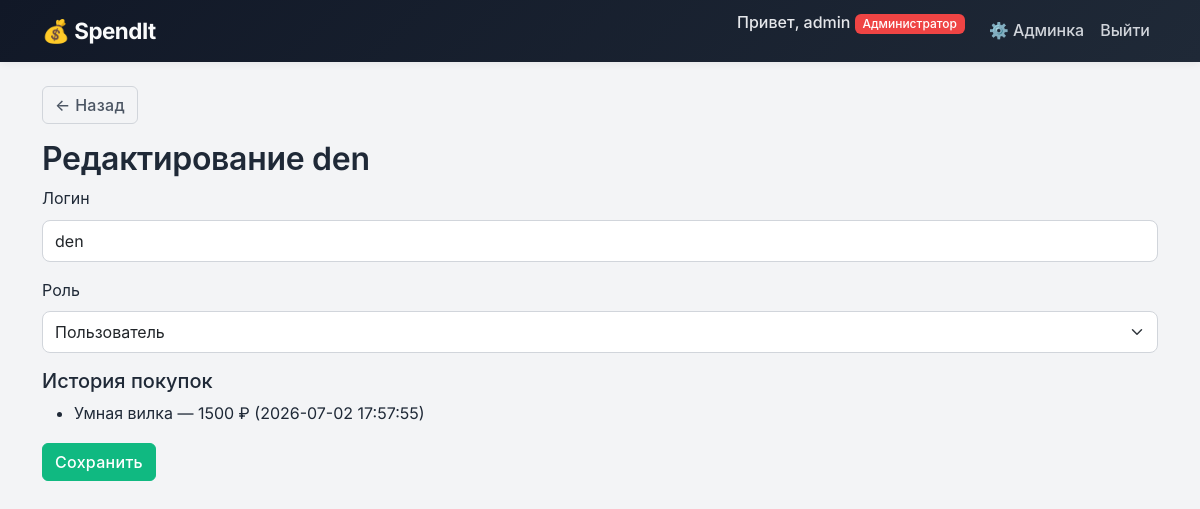
/admin/users/2/edit (signed in), run on the app's committed database.
### app.py (models this page shows)
class User(UserMixin, db.Model):
    id = db.Column(db.Integer, primary_key=True)
    username = db.Column(db.String(80), unique=True, nullable=False)
    password = db.Column(db.String(200), nullable=False)
    quiz_done = db.Column(db.Boolean, default=False)
    interests = db.Column(db.String(200), default='')
    income = db.Column(db.Integer, default=0)
    role = db.Column(db.String(20), default='user')
    purchases = db.relationship('Purchase', backref='user', lazy=True)
    complaints = db.relationship('Complaint', backref='user', lazy=True)

class Purchase(db.Model):
    id = db.Column(db.Integer, primary_key=True)
    user_id = db.Column(db.Integer, db.ForeignKey('user.id'), nullable=False)
    product_id = db.Column(db.Integer, nullable=False)
    product_name = db.Column(db.String(200))
    price = db.Column(db.Integer)
    date = db.Column(db.String(50))

### app.py (the view, shortened to what this page needs)
@app.route('/admin/users/<int:user_id>/edit', methods=['GET', 'POST'])
@login_required
def admin_edit_user(user_id):
    if current_user.role != 'admin':
        flash('Недостаточно прав.')
        return redirect(url_for('admin_users'))
    user = db.session.get(User, user_id)
    if not user:
        flash('Пользователь не найден.')
        return redirect(url_for('admin_users'))
    return render_template('admin/edit_user.html', user=user)

### app.py (called while the page is built)
@login_manager.user_loader
def load_user(user_id):
    return db.session.get(User, int(user_id))

@app.context_processor
def inject_globals():
    categories = sorted({p.category for p in Product.query.all()})
    return dict(categories=categories)

### templates/admin/edit_user.html (shortened to what this page needs)
{% extends "base.html" %}
{% block content %}
<a href="{{ url_for('admin_users') }}" class="btn btn-outline-secondary mb-3">← Назад</a>
<h2>Редактирование {{ user.username }}</h2>
<form method="post">
  <div class="mb-3">
    <label class="form-label">Логин</label>
    <input type="text" class="form-control" name="username" value="{{ user.username }}" required>
  </div>
  <div class="mb-3">
    <label class="form-label">Роль</label>
    <select class="form-select" name="role">
      <option value="user" {% if user.role == 'user' %}selected{% endif %}>Пользователь</option>
    </select>
  </div>
  <h5>История покупок</h5>
  {% if user.purchases %}
  <ul>
    {% for p in user.purchases %}
    <li>{{ p.product_name }} — {{ p.price }} ₽ ({{ p.date }})</li>
    {% endfor %}
  </ul>
  {% else %}
  <p>Покупок пока нет.</p>
  {% endif %}
  <button type="submit" class="btn btn-success">Сохранить</button>
</form>
{% endblock %}

### templates/base.html (shortened to what this page needs)
<!DOCTYPE html>
<html lang="ru">
<head>
    <link href="https://cdn.jsdelivr.net/npm/bootstrap@5.3.0/dist/css/bootstrap.min.css" rel="stylesheet">
</head>
<body>
    <nav class="navbar navbar-expand-lg navbar-dark">
        <div class="container">
            <a class="navbar-brand" href="/">💰 SpendIt</a>
            <div class="collapse navbar-collapse justify-content-end" id="navbarNav">
                <ul class="navbar-nav">
                    {% if current_user.is_authenticated %}
                        <li class="nav-item">
                            <span class="navbar-text me-3">
                                Привет, {{ current_user.username }}
                                {% if current_user.role == 'admin' %}
                                    <span class="badge bg-danger">Администратор</span>
                                {% elif current_user.role == 'subadmin' %}
                                    <span class="badge bg-warning text-dark">Суб-админ</span>
                                {% endif %}
                            </span>
                        </li>
                        {% if current_user.role in ('admin', 'subadmin') %}
                        <li class="nav-item">
                            <a class="nav-link" href="{{ url_for('admin_panel') }}">⚙️ Админка</a>
                        </li>
                        {% endif %}
                        <li class="nav-item">
                            <a class="nav-link" href="{{ url_for('logout') }}">Выйти</a>
                        </li>
                    {% endif %}
                </ul>
            </div>
        </div>
    </nav>
    <main class="container mt-4">
        {% block content %}{% endblock %}
    </main>
</body>
</html>

### templates/base.html (style rules this page uses)
:root { --primary: #4f46e5; --primary-hover: #4338ca; --secondary: #6b7280; --dark-bg: #111827; --light-bg: #f9fafb; --card-shadow: 0 1px 3px rgba(0,0,0,0.06), 0 1px 2px rgba(0,0,0,0.04); --card-shadow-hover: 0 10px 25px -5px rgba(0,0,0,0.08), 0 8px 10px -6px rgba(0,0,0,0.04); --transition: 0.2s ease; }
body { font-family: 'Inter', -apple-system, BlinkMacSystemFont, sans-serif; background-color: #f3f4f6; color: #1f2937; line-height: 1.6; -webkit-font-smoothing: antialiased; }
.navbar { background: linear-gradient(135deg, #111827 0%, #1f2937 100%) !important; box-shadow: 0 2px 8px rgba(0,0,0,0.06); backdrop-filter: blur(10px); }
.navbar-brand { font-weight: 700; font-size: 1.4rem; letter-spacing: -0.5px; color: #f9fafb !important; }
.navbar-text { color: #e5e7eb !important; font-weight: 500; }
.navbar .badge { font-weight: 500; padding: 0.35em 0.65em; border-radius: 6px; }
.navbar .nav-link { color: #d1d5db !important; transition: var(--transition); font-weight: 500; }
.badge.bg-danger { background-color: #ef4444 !important; border-radius: 6px; }
.btn { font-weight: 500; letter-spacing: 0.3px; transition: all 0.2s; }
.btn-success { background-color: #10b981; border-color: #10b981; }
.btn-outline-secondary { border-color: #d1d5db; color: #4b5563; }
.form-control, .form-select { border-radius: 8px; border: 1px solid #d1d5db; padding: 0.5rem 0.75rem; transition: border-color 0.2s, box-shadow 0.2s; }
a { color: var(--primary); text-decoration: none; }
h1, h2, h3, h4 { font-weight: 600; letter-spacing: -0.3px; }

### data on the page
User: username "admin"
User: username "den", role "Пользователь"
Purchase: product_name "Умная вилка", price "1500", date "2026-07-02 17:57:55"
